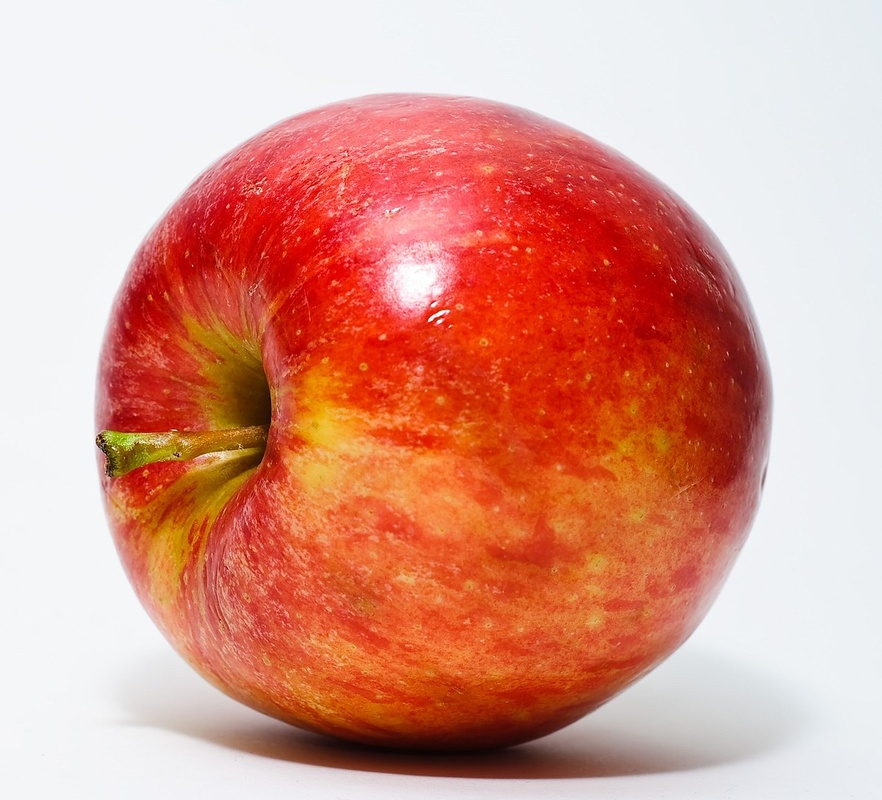
#> input picture Type_of_Feature_Image_Segmentation/Red_Apple.jpg, 882 x 800 px, shrunk from 1200 x 1088 before the run
$ jupyter execute 3_Contour_Detection_and_Features.ipynb
#> lines starting #> are read from the running program, lines starting #| are printed output that depends on the picture; after the words box and inside, x2 and y2 are one past the last pixel; in counts of white or black regions, pixels touching at a corner belong together; long printed decimals are rounded
# Contour Detection

## import Libraries

[cell 1]
import numpy as np
import cv2
import matplotlib.pyplot as plt

## Import Images

[cell 2]
bgr = cv2.imread("Red_Apple.jpg")
#> bgr is the input picture: shape (800, 882, 3); mean B, G, R 140.9, 155.7, 219.5
rgb = cv2.cvtColor(bgr, cv2.COLOR_BGR2RGB)
gray = cv2.cvtColor(bgr, cv2.COLOR_BGR2GRAY)
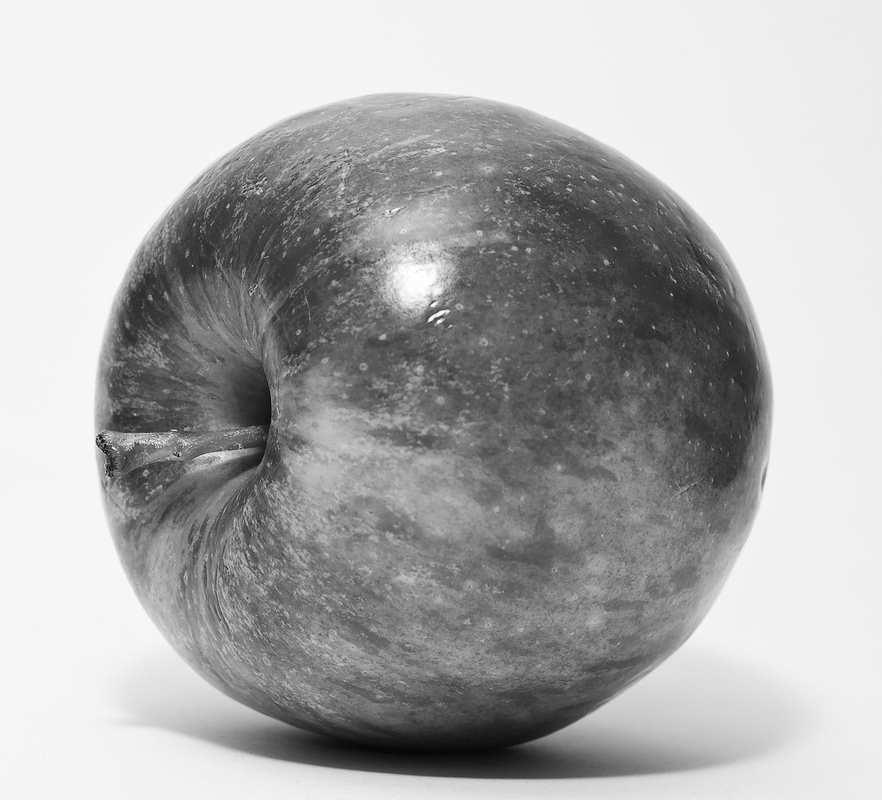
#> gray: shape (800, 882); min 5, max 255, mean 173.1
gray_cp = np.copy(gray)
hls = cv2.cvtColor(bgr, cv2.COLOR_BGR2HLS)
#> hls: shape (800, 882, 3); mean of channels 0, 1, 2 67.4, 180.2, 129.6
hls_mask = cv2.inRange(hls, np.array([0, 0 , 130]), np.array([360, 255, 255]))
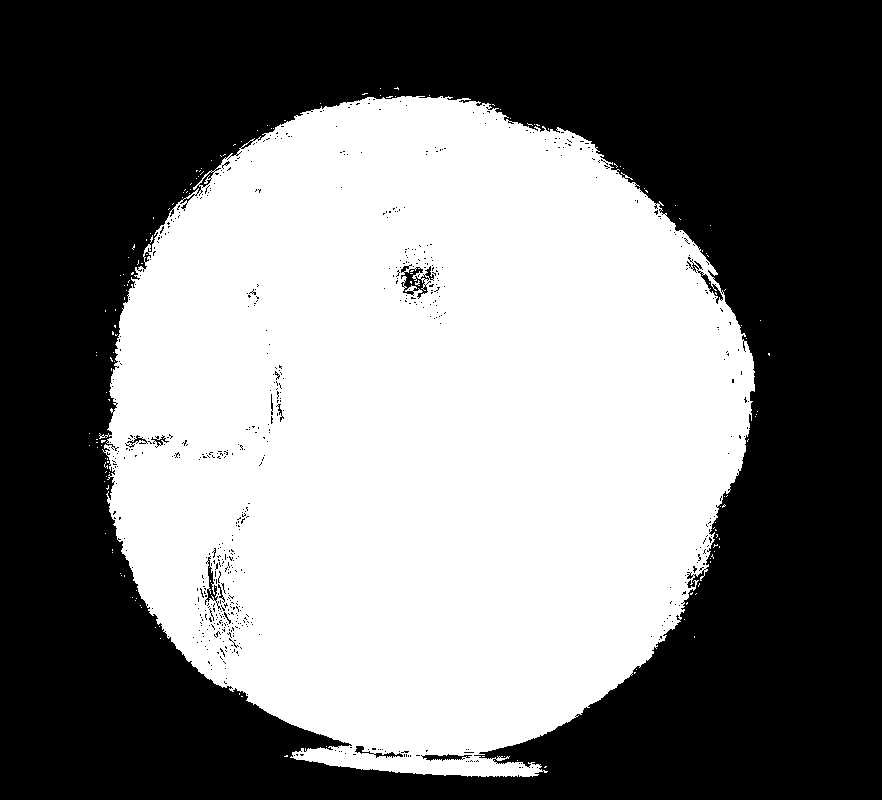
#> hls_mask: shape (800, 882); 47.3% white; 161 white regions (160 under 20 px), largest, box (x1, y1, x2, y2) and area: (99, 96, 755, 777) 333457
gray_cp[hls_mask == 0] = 255
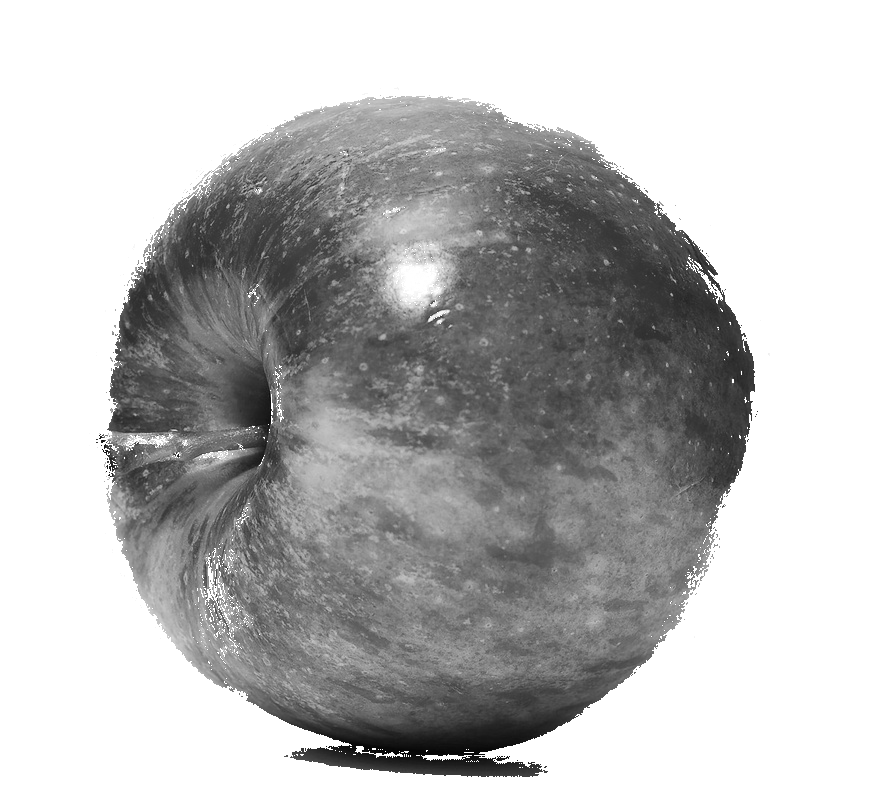
#> gray_cp: shape (800, 882); min 5, max 255, mean 187
retval, binary = cv2.threshold(gray_cp, 220, 255, cv2.THRESH_BINARY_INV)
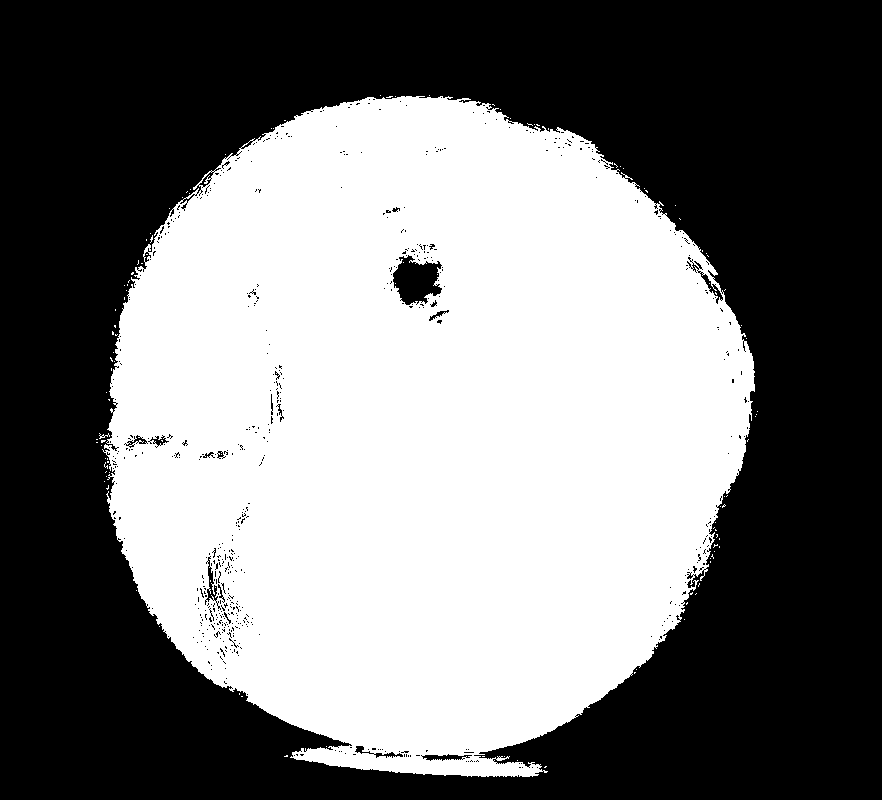
#> binary: shape (800, 882); 47.1% white; 115 white regions (113 under 20 px), largest, box (x1, y1, x2, y2) and area: (102, 96, 755, 777) 332113, (99, 433, 110, 439) 24

binary = cv2.morphologyEx(binary, cv2.MORPH_CLOSE, np.ones((25,25), np.uint8))
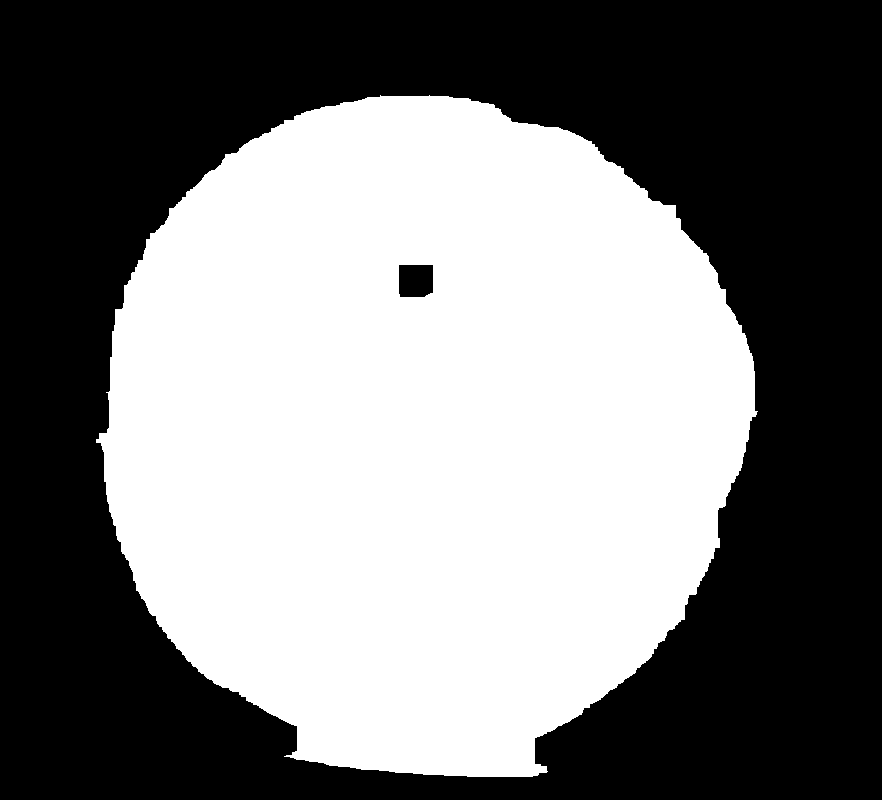
#> binary: shape (800, 882); 48.3% white; 1 white region
plt.imshow(binary, cmap= "gray")

[cell 3]
# find contoures from thresholded binary image
contours, hierarchy  = cv2.findContours(binary, cv2.RETR_TREE, cv2.CHAIN_APPROX_SIMPLE)
#> contours = 2 contours; box (x1, y1, x2, y2) and area: (96, 95, 758, 777) 340746, (398, 264, 434, 298) 1124
rgb_cp = np.copy(rgb)

contoured = cv2.drawContours(rgb_cp, contours, -1, (0,255,0), 8)
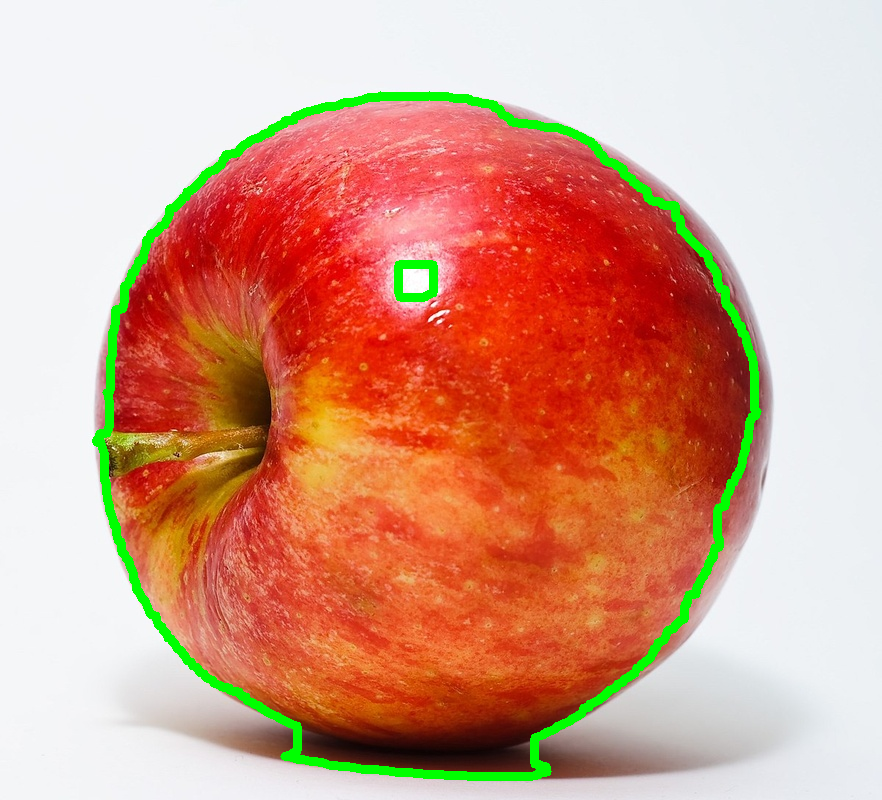
#> contoured: shape (800, 882, 3); mean R, G, B 213.9, 160, 137.5

plt.imshow(contoured)

## Angle function

[cell 4]
def orientaions(contours):
    """
    Orientaion
    :param: contours: a list of contours
    :return: angels: the orintation of contours
    """
    angles = []
    for contour in contours:
        (x,y), (Ma,ma), angle = cv2.fitEllipse(contour)
        angles.append(angle)
    return angles

[cell 5]
bgr = cv2.imread("thumbs_up_down.jpg")
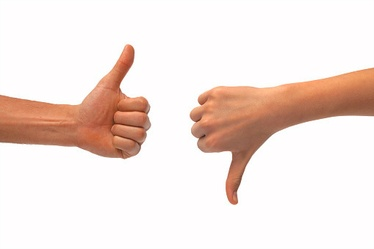
#> input picture Type_of_Feature_Image_Segmentation/thumbs_up_down.jpg, 374 x 249 px, shrunk from 509 x 339 before the run
#> bgr is the input picture: shape (249, 374, 3); mean B, G, R 221.6, 227.3, 242.4
rgb = cv2.cvtColor( bgr, cv2.COLOR_BGR2RGB)
#> rgb: shape (249, 374, 3)

gray = cv2.cvtColor(bgr, cv2.COLOR_BGR2GRAY)
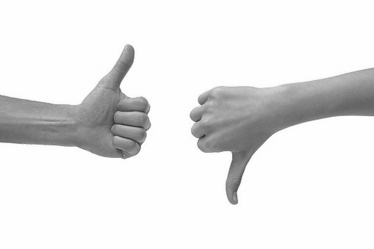
#> gray: shape (249, 374); min 35, max 255, mean 231.4

# get contours
retval , binary = cv2.threshold(gray, 220, 255 , cv2.THRESH_BINARY_INV)
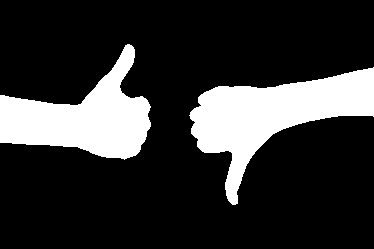
#> binary: shape (249, 374); 19.9% white; 2 white regions
plt.imshow(binary, cmap= "gray")

contours, hierarchy  = cv2.findContours(binary, cv2.RETR_TREE, cv2.CHAIN_APPROX_SIMPLE)
#> contours = 2 contours; box (x1, y1, x2, y2) and area: (189, 67, 374, 205) 9736, (0, 44, 151, 160) 8258

[cell 6]
print("angel of hands are:{}".format(orientaions(contours= contours)))
#> the loop in orientaions, `for contour in contours:` made 2 passes
#> (x, y, Ma, ma, angle) on passes 1 to 2: (261.4, 121.7, 103.1, 188, 61.63), (87.32, 105.5, 116.1, 135.3, 89.36)
#> after the loop in orientaions, `for contour in contours:`: angles = [61.63, 89.36]
#| angel of hands are:[61.630, 89.359]
rgb_cp = np.copy(rgb)

for contour in contours:
        (x,y), (Ma,ma), angle = cv2.fitEllipse(contour)
        print(x,y)
        x,y,w,h = cv2.boundingRect(contour)
        cv2.rectangle(rgb_cp, (x,y), (x+w, y+h), (0,255,0),10)
#> this loop made 2 passes
#> (Ma, ma, angle, w, h) on passes 1 to 2: (103.1, 188, 61.63, 185, 138), (116.1, 135.3, 89.36, 151, 116)
#| 261.425 121.665
#| 87.318 105.524
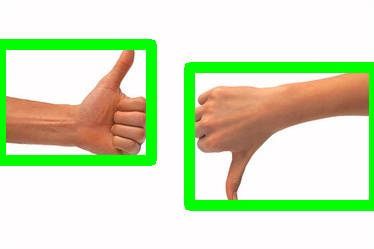
#> rgb_cp: shape (249, 374, 3); mean R, G, B 211.9, 228.9, 192.2

plt.imshow(rgb_cp)
